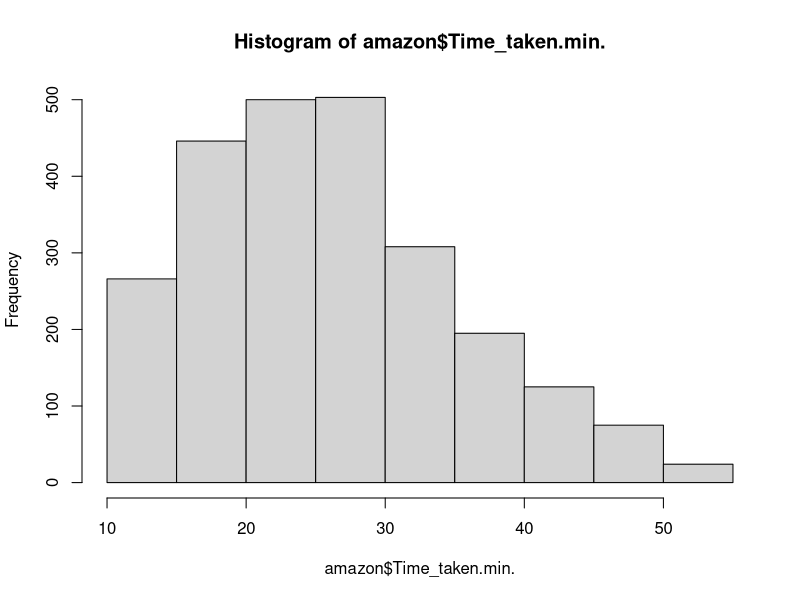
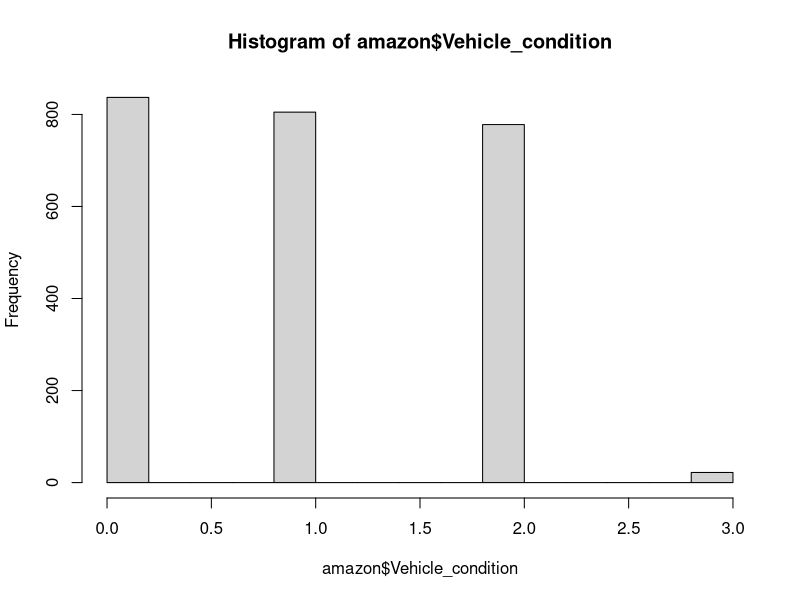

Write the R code that produced these figures, in order. (Note: this script raises an error after producing the figures.)
# Set the working directory
setwd("/Users/amelchristy/Amazon_R")
# Load necessary libraries
library(dplyr)
library(ggplot2)

# Load the data
amazon <- read.csv("updated.csv")
table(amazon$City)
colnames(amazon)
amazon$Time_Order_picked
amazon$Time_Orderd
# EDA
str(amazon)
hist(amazon$Time_taken.min.)
hist(amazon$Vehicle_condition)

# Calculate the mean and median
mean_time <- mean(amazon$Time_taken.min., na.rm = TRUE)
median_time <- median(amazon$Time_taken.min., na.rm = TRUE)


# Preprocess data
amazon <- amazon %>%
  filter(Weatherconditions != "7", Road_traffic_density != "4", Vehicle_condition != 3) # Ensure these are the correct factor levels

###FEATURE ENGINEERING
#DISTANCE
# Define function to calculate haversine distance
haversine <- function(lat1, lon1, lat2, lon2) {
  # Convert degrees to radians
  rad <- pi / 180
  lat1 <- lat1 * rad
  lon1 <- lon1 * rad
  lat2 <- lat2 * rad
  lon2 <- lon2 * rad
  
  # Haversine formula
  dlat <- lat2 - lat1
  dlon <- lon2 - lon1
  a <- sin(dlat/2)^2 + cos(lat1) * cos(lat2) * sin(dlon/2)^2
  c <- 2 * atan2(sqrt(a), sqrt(1-a))
  
  # Earth's radius in kilometers
  R <- 6371
  d <- R * c
  
  return(d)  # returns distance in kilometers
}

# Adding distance calculation to the dataset
amazon <- amazon %>%
  mutate(distance = haversine(Restaurant_latitude, Restaurant_longitude,
                              Delivery_location_latitude, Delivery_location_longitude))

colnames(amazon)

amazon
# Classify peak times
# Load necessary libraries
library(dplyr)

###Calculate Peak time
# Convert Time_Order_picked to just the hour component, handling unusual and empty values
amazon$Time_Order_picked <- sapply(amazon$Time_Order_picked, function(x) {
  # Split the string on ":" and take the first part (hour)
  hour_part <- ifelse(nchar(x) > 0, as.numeric(strsplit(x, ":")[[1]][1]), NA)
  # Replace potential invalid hours like '24' or '25', etc., with NA
  ifelse(hour_part >= 0 & hour_part <= 23, hour_part, NA)
})

# Calculate order counts per hour
order_counts_per_hour <- amazon |>
  filter(!is.na(Time_Order_picked)) |>
  group_by(Time_Order_picked) |>
  summarise(Order_Count = n(), .groups = 'drop') |>
  arrange(desc(Order_Count))

# Determine the threshold for peak times using the 60th percentile
threshold <- quantile(order_counts_per_hour$Order_Count, 0.6, na.rm = TRUE)

# Identify hours that are considered peak times
peak_hours <- order_counts_per_hour %>%
  filter(Order_Count >= threshold) %>%
  pull(Time_Order_picked)

# Classify times in the original dataset as 'Peak' or 'Off-Peak'
amazon$Peak_time_Flag <- ifelse(amazon$Time_Order_picked %in% peak_hours, "Peak", "Off-Peak")

# Optionally, verify the distribution of peak time flags
table(amazon$Peak_time_Flag)
nrow(amazon)


colnames(amazon)

library(dplyr)
#Remove unnecessary columns
amazon <- amazon %>%
  select(-c(X, ID, Delivery_person_ID, Restaurant_latitude, Restaurant_longitude, 
            Delivery_location_latitude, Delivery_location_longitude, 
            Time_Order_picked, Time_Orderd))

colnames(amazon)

####AS FACTOR
library(dplyr)

amazon <- amazon |>
  mutate(across(c(Weatherconditions,
                  Road_traffic_density, Vehicle_condition, Type_of_order,
                  Type_of_vehicle, multiple_deliveries, Festival, City,
                    Peak_time_Flag), as.factor))

amazon$Peak_time_Flag = ifelse(amazon$Peak_time_Flag == "Peak", 1, 0)


str(amazon)
amazon <- na.omit(amazon)




###DATA PARTITION
set.seed(123)

train.index <- sample(seq_len(nrow(amazon)), 0.6 * nrow(amazon))
train.df <- amazon[train.index, ]
valid.df <- amazon[-train.index, ]



####RF 
colnames(amazon)
library(randomForest)
set.seed(123)
# Train the random forest model
rf <- randomForest(Time_taken.min. ~ ., data = train.df, ntree = 500, 
                   mtry = 4, nodesize = 5, importance = TRUE)
# Make predictions on the validation dataset
rf.pred <- predict(rf, valid.df)

# Calculate RMSE and R-squared using caret
rmse <- RMSE(rf.pred, valid.df$Time_taken.min.)
r_squared <- R2(pred = rf.pred, obs = valid.df$Time_taken.min.)

# Print the performance metrics
print(paste("RMSE:", rmse))
print(paste("R-squared:", r_squared))

# Plot variable importance
varImpPlot(rf, type = 1)

# Get variable importance
importance_values <- importance(rf, type = 1)
print(importance_values) 


